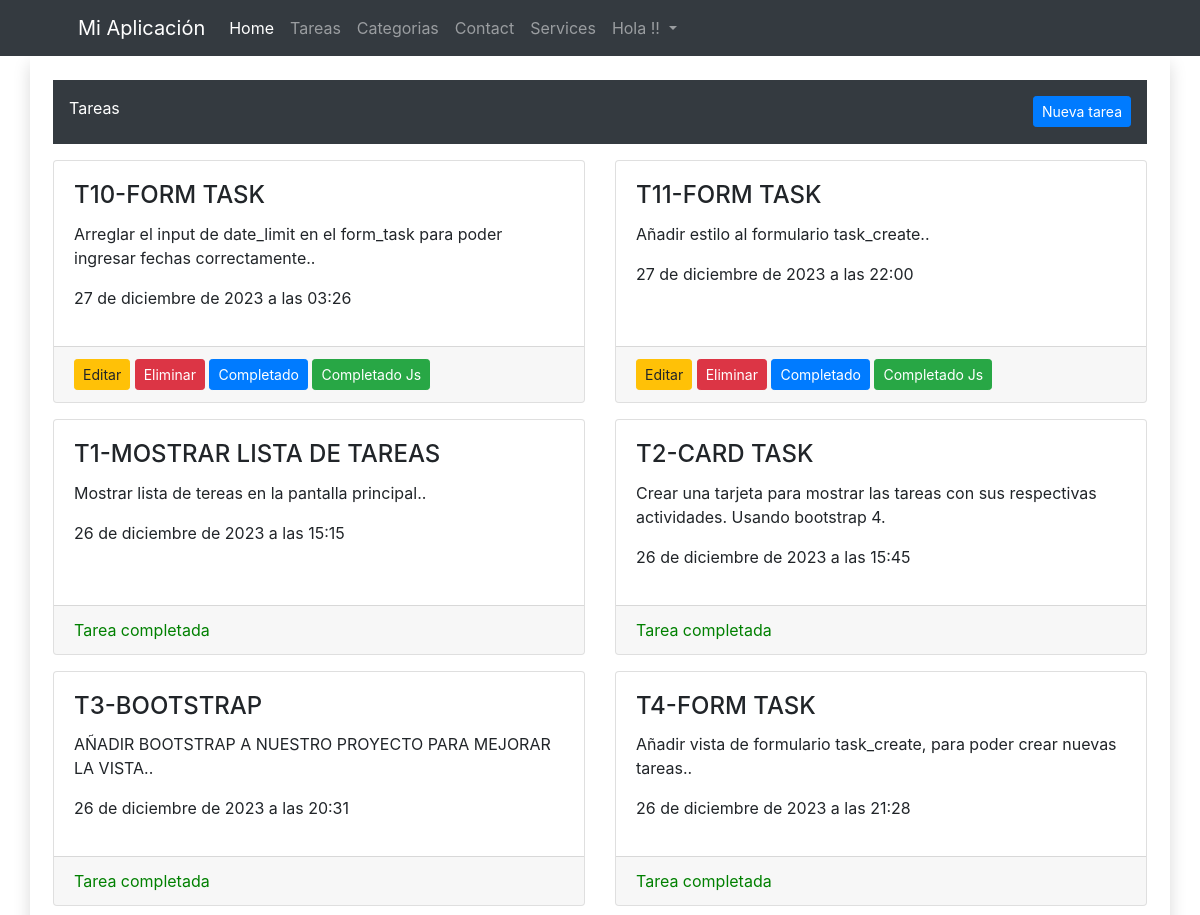
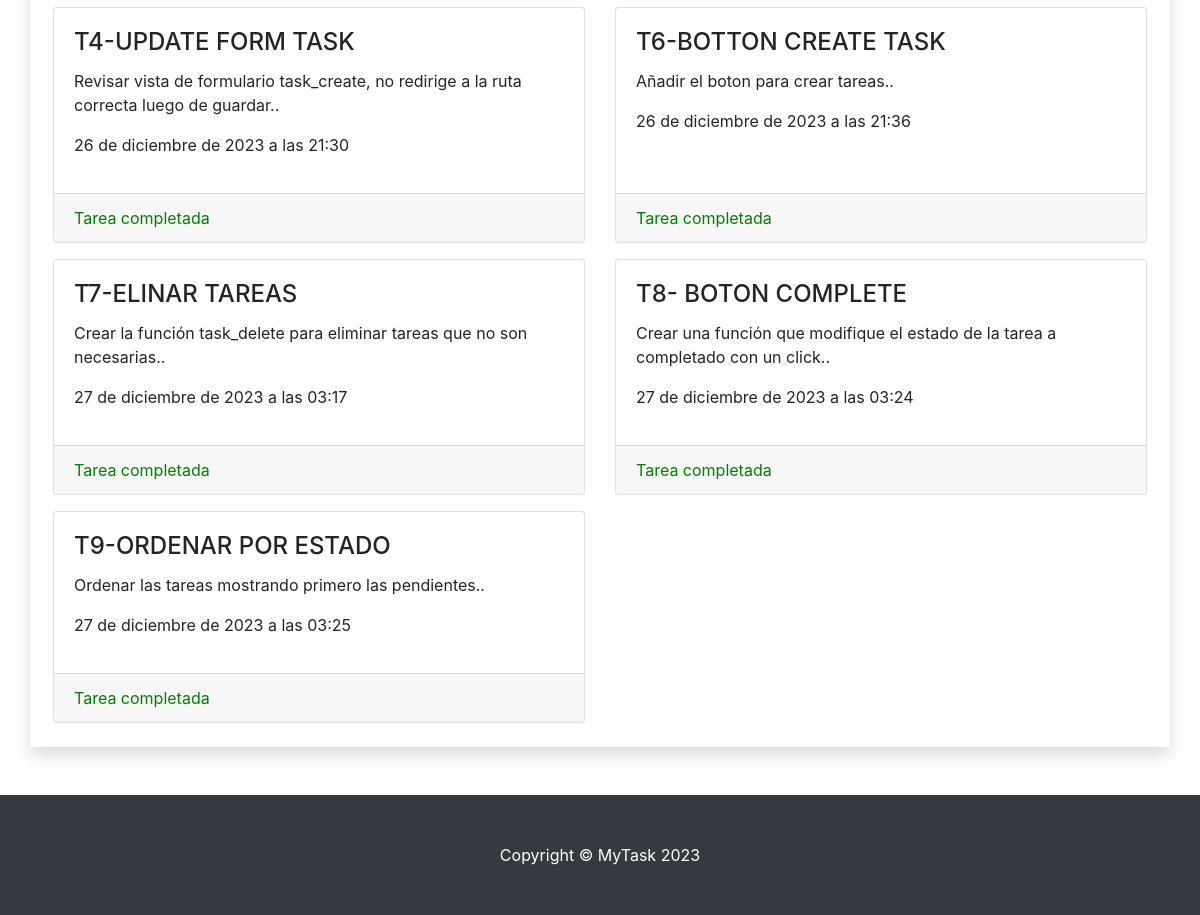
The page /task/list/ on the database as committed earlier (2 pictures, top to bottom).
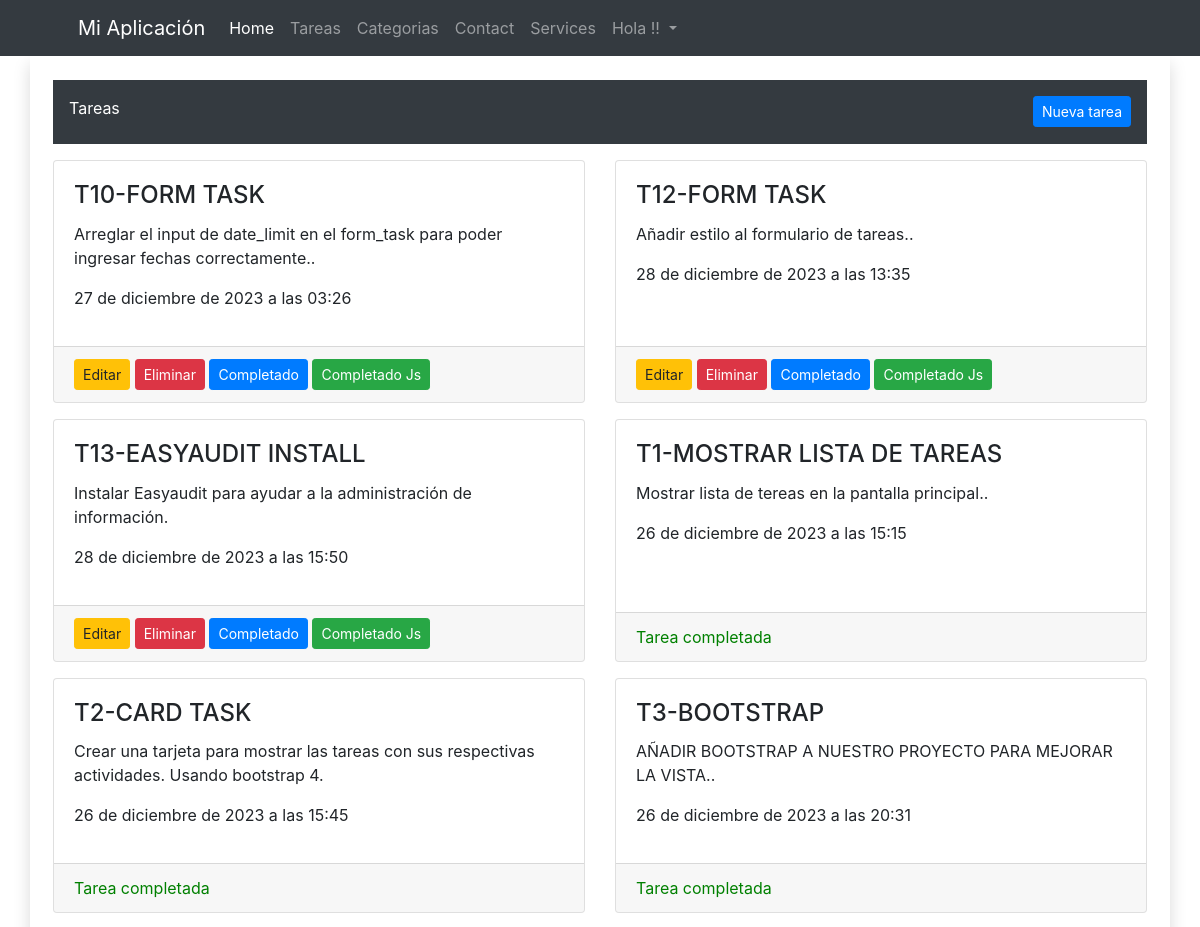
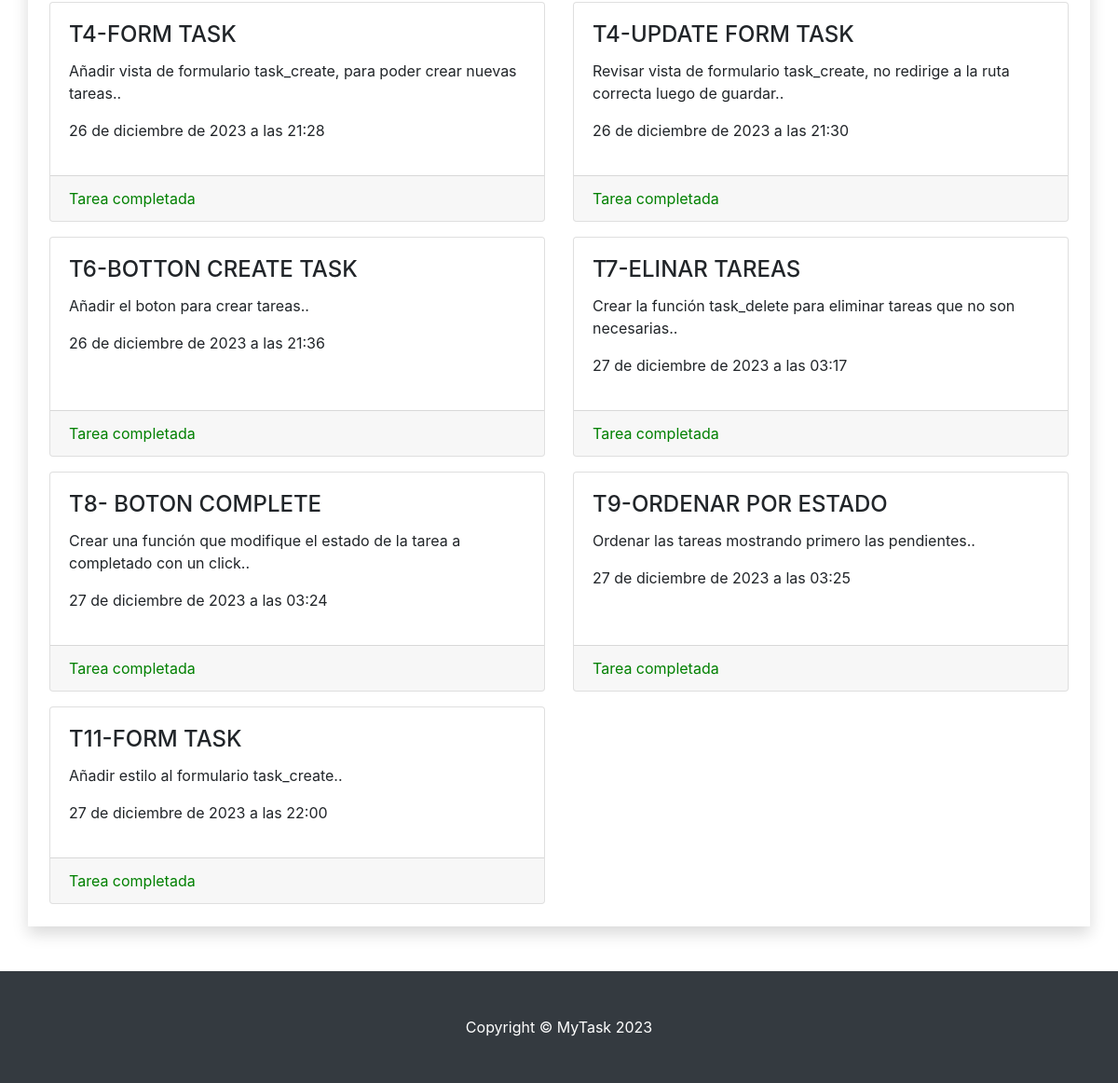
The same page on the database as committed later (2 pictures, top to bottom).
### task/models.py (models this page shows, shortened)
class Task(models.Model):
    title = models.CharField(max_length=200)
    description = models.TextField()
    created = models.DateTimeField(auto_now_add=True)
    limit_date = models.DateTimeField(auto_now_add=False, null=True, blank=True)
    complete = models.BooleanField(default=False)

### task/views.py (the view)
# urls.py: path('list/', task_list, name='task_list'),
def task_list(request):
    tasks = Task.objects.all().order_by('complete')
    return render(request, 'task/task_list.html', {'tasks': tasks})

### task/templates/task/task_list.html
{% extends 'bases/base.html' %}
{% block content %}
    <div class="container">
        <div class="container p-3 pb-4 my-3 bg-dark text-white">
            Tareas
            <a class="btn btn-primary btn-sm float-right"  href="{% url 'task:task_create' %}">Nueva tarea</a>
        </div>
        <div class="row">
            {% if tasks %}
                {% for task in tasks %}
                    <div class="col-md-6 mb-3">
                        <div class="card h-100">
                            <div class="card-body">
                                <h4 class="card-title">{{ task.title }}</h4>
                                <p class="card-text">{{ task.description }}.</p>
                                <p>{{ task.created }}</p>
                            </div>
                            <div class="card-footer">
                                {% if task.complete %}
                                    <div style="color: green;">Tarea completada</div>
                                {% else %}
                                    <a class="btn btn-warning btn-sm" href="{% url 'task:task_edit' task.id %}">Editar</a>
                                    <a class="btn btn-danger btn-sm" href="{% url 'task:task_delete' task.id %}">Eliminar</a>
                                    <a class="btn btn-primary btn-sm" href="{% url 'task:task_complete' task.id %}">Completado</a>
                                    <a class="btn btn-success btn-sm complete-button" data-task-id="{{ task.id }}">Completado Js</a>
                                {% endif %}
                            </div>
                        </div>
                    </div>
                {% endfor %}
            {% else %}
                <p>No hay tareas</p>
            {% endif %}
        </div>
    </div>
{% endblock %}

Rows that differ between the two databases and show on the page:
added Task: title "T12-FORM TASK", description "Añadir estilo al formulario de tareas.", created "28 de diciembre de 2023 a las 13:35"
added Task: title "T13-EASYAUDIT INSTALL", description "Instalar Easyaudit para ayudar a la administración de información", created "28 de diciembre de 2023 a las 15:50"
changed Task "T11-FORM TASK": complete "Editar Eliminar Completado Completado Js" → "Tarea completada"; moves down the list
